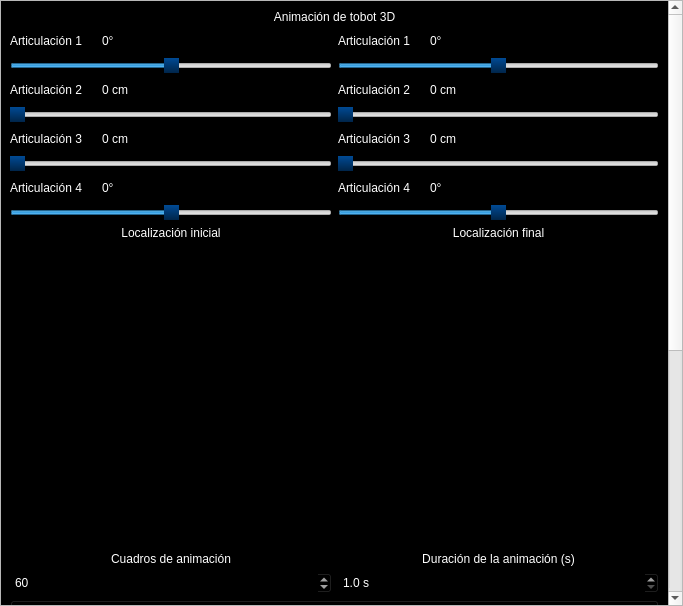
<?xml version="1.0" encoding="UTF-8"?>
<ui version="4.0">
 <class>sim_U1_T5</class>
 <widget class="QWidget" name="sim_U1_T5">
  <property name="geometry">
   <rect>
    <x>0</x>
    <y>0</y>
    <width>683</width>
    <height>606</height>
   </rect>
  </property>
  <property name="windowTitle">
   <string>sim_U1_T5</string>
  </property>
  <layout class="QVBoxLayout" name="verticalLayout">
   <property name="spacing">
    <number>0</number>
   </property>
   <property name="leftMargin">
    <number>0</number>
   </property>
   <property name="topMargin">
    <number>0</number>
   </property>
   <property name="rightMargin">
    <number>0</number>
   </property>
   <property name="bottomMargin">
    <number>0</number>
   </property>
   <item>
    <widget class="QScrollArea" name="scrollArea">
     <property name="widgetResizable">
      <bool>true</bool>
     </property>
     <widget class="QWidget" name="scrollAreaWidgetContents">
      <property name="geometry">
       <rect>
        <x>0</x>
        <y>0</y>
        <width>664</width>
        <height>1095</height>
       </rect>
      </property>
      <property name="sizePolicy">
       <sizepolicy hsizetype="Preferred" vsizetype="Fixed">
        <horstretch>0</horstretch>
        <verstretch>0</verstretch>
       </sizepolicy>
      </property>
      <property name="styleSheet">
       <string notr="true">QWidget#scrollAreaWidgetContents{
background-color:rgba(0,0,0,255);
}
QLabel{
color:white;
}
QSlider::handle:horizontal {
background: qlineargradient(spread:pad, x1:0.505, y1:0, x2:0.500318, y2:1, stop:0 rgba(0, 74, 148, 255), stop:1 rgba(0, 37, 74, 255))
}
QSlider::handle:horizontal:hover {
    /*background: rgba(173, 51, 51,255);*/
background: qlineargradient(spread:pad, x1:0.506, y1:0, x2:0.506, y2:1, stop:0 rgba(203, 60, 60, 255), stop:1 rgba(150, 44, 44, 255))
}
QSpinBox{
color:white;
background-color:black;
}</string>
      </property>
      <layout class="QVBoxLayout" name="verticalLayout_4">
       <item>
        <widget class="QLabel" name="label">
         <property name="styleSheet">
          <string notr="true">font:20pt &quot;Britannic Bold&quot;;</string>
         </property>
         <property name="text">
          <string>Animación de tobot 3D</string>
         </property>
         <property name="alignment">
          <set>Qt::AlignCenter</set>
         </property>
        </widget>
       </item>
       <item>
        <layout class="QHBoxLayout" name="horizontalLayout">
         <item>
          <layout class="QVBoxLayout" name="verticalLayout_2">
           <item>
            <layout class="QHBoxLayout" name="horizontalLayout_2">
             <item>
              <widget class="QLabel" name="label_2">
               <property name="text">
                <string>Articulación 1</string>
               </property>
              </widget>
             </item>
             <item>
              <widget class="QSpinBox" name="sb_q1">
               <property name="minimumSize">
                <size>
                 <width>25</width>
                 <height>0</height>
                </size>
               </property>
               <property name="wrapping">
                <bool>false</bool>
               </property>
               <property name="frame">
                <bool>true</bool>
               </property>
               <property name="alignment">
                <set>Qt::AlignCenter</set>
               </property>
               <property name="readOnly">
                <bool>true</bool>
               </property>
               <property name="buttonSymbols">
                <enum>QAbstractSpinBox::NoButtons</enum>
               </property>
               <property name="accelerated">
                <bool>false</bool>
               </property>
               <property name="keyboardTracking">
                <bool>false</bool>
               </property>
               <property name="showGroupSeparator" stdset="0">
                <bool>false</bool>
               </property>
               <property name="suffix">
                <string>°</string>
               </property>
               <property name="minimum">
                <number>-999</number>
               </property>
               <property name="maximum">
                <number>999</number>
               </property>
              </widget>
             </item>
             <item>
              <spacer name="horizontalSpacer">
               <property name="orientation">
                <enum>Qt::Horizontal</enum>
               </property>
               <property name="sizeHint" stdset="0">
                <size>
                 <width>40</width>
                 <height>20</height>
                </size>
               </property>
              </spacer>
             </item>
            </layout>
           </item>
           <item>
            <widget class="QSlider" name="sl_q1_1">
             <property name="minimum">
              <number>-360</number>
             </property>
             <property name="maximum">
              <number>360</number>
             </property>
             <property name="singleStep">
              <number>20</number>
             </property>
             <property name="pageStep">
              <number>45</number>
             </property>
             <property name="orientation">
              <enum>Qt::Horizontal</enum>
             </property>
            </widget>
           </item>
           <item>
            <layout class="QHBoxLayout" name="horizontalLayout_4">
             <item>
              <widget class="QLabel" name="label_3">
               <property name="text">
                <string>Articulación 2</string>
               </property>
              </widget>
             </item>
             <item>
              <widget class="QSpinBox" name="sb_q2">
               <property name="minimumSize">
                <size>
                 <width>25</width>
                 <height>0</height>
                </size>
               </property>
               <property name="wrapping">
                <bool>false</bool>
               </property>
               <property name="frame">
                <bool>true</bool>
               </property>
               <property name="alignment">
                <set>Qt::AlignCenter</set>
               </property>
               <property name="readOnly">
                <bool>true</bool>
               </property>
               <property name="buttonSymbols">
                <enum>QAbstractSpinBox::NoButtons</enum>
               </property>
               <property name="accelerated">
                <bool>false</bool>
               </property>
               <property name="keyboardTracking">
                <bool>false</bool>
               </property>
               <property name="showGroupSeparator" stdset="0">
                <bool>false</bool>
               </property>
               <property name="suffix">
                <string> cm</string>
               </property>
               <property name="minimum">
                <number>-999</number>
               </property>
               <property name="maximum">
                <number>999</number>
               </property>
              </widget>
             </item>
             <item>
              <spacer name="horizontalSpacer_3">
               <property name="orientation">
                <enum>Qt::Horizontal</enum>
               </property>
               <property name="sizeHint" stdset="0">
                <size>
                 <width>40</width>
                 <height>20</height>
                </size>
               </property>
              </spacer>
             </item>
            </layout>
           </item>
           <item>
            <widget class="QSlider" name="sl_q2_1">
             <property name="maximum">
              <number>280</number>
             </property>
             <property name="singleStep">
              <number>40</number>
             </property>
             <property name="pageStep">
              <number>40</number>
             </property>
             <property name="orientation">
              <enum>Qt::Horizontal</enum>
             </property>
            </widget>
           </item>
           <item>
            <layout class="QHBoxLayout" name="horizontalLayout_6">
             <item>
              <widget class="QLabel" name="label_4">
               <property name="text">
                <string>Articulación 3</string>
               </property>
              </widget>
             </item>
             <item>
              <widget class="QSpinBox" name="sb_q3">
               <property name="minimumSize">
                <size>
                 <width>25</width>
                 <height>0</height>
                </size>
               </property>
               <property name="wrapping">
                <bool>false</bool>
               </property>
               <property name="frame">
                <bool>true</bool>
               </property>
               <property name="alignment">
                <set>Qt::AlignCenter</set>
               </property>
               <property name="readOnly">
                <bool>true</bool>
               </property>
               <property name="buttonSymbols">
                <enum>QAbstractSpinBox::NoButtons</enum>
               </property>
               <property name="accelerated">
                <bool>false</bool>
               </property>
               <property name="keyboardTracking">
                <bool>false</bool>
               </property>
               <property name="showGroupSeparator" stdset="0">
                <bool>false</bool>
               </property>
               <property name="suffix">
                <string> cm</string>
               </property>
               <property name="minimum">
                <number>-999</number>
               </property>
               <property name="maximum">
                <number>999</number>
               </property>
              </widget>
             </item>
             <item>
              <spacer name="horizontalSpacer_5">
               <property name="orientation">
                <enum>Qt::Horizontal</enum>
               </property>
               <property name="sizeHint" stdset="0">
                <size>
                 <width>40</width>
                 <height>20</height>
                </size>
               </property>
              </spacer>
             </item>
            </layout>
           </item>
           <item>
            <widget class="QSlider" name="sl_q3_1">
             <property name="maximum">
              <number>420</number>
             </property>
             <property name="singleStep">
              <number>50</number>
             </property>
             <property name="pageStep">
              <number>50</number>
             </property>
             <property name="orientation">
              <enum>Qt::Horizontal</enum>
             </property>
            </widget>
           </item>
           <item>
            <layout class="QHBoxLayout" name="horizontalLayout_8">
             <item>
              <widget class="QLabel" name="label_7">
               <property name="text">
                <string>Articulación 4</string>
               </property>
              </widget>
             </item>
             <item>
              <widget class="QSpinBox" name="sb_q4">
               <property name="minimumSize">
                <size>
                 <width>25</width>
                 <height>0</height>
                </size>
               </property>
               <property name="wrapping">
                <bool>false</bool>
               </property>
               <property name="frame">
                <bool>true</bool>
               </property>
               <property name="alignment">
                <set>Qt::AlignCenter</set>
               </property>
               <property name="readOnly">
                <bool>true</bool>
               </property>
               <property name="buttonSymbols">
                <enum>QAbstractSpinBox::NoButtons</enum>
               </property>
               <property name="accelerated">
                <bool>false</bool>
               </property>
               <property name="keyboardTracking">
                <bool>false</bool>
               </property>
               <property name="showGroupSeparator" stdset="0">
                <bool>false</bool>
               </property>
               <property name="suffix">
                <string>°</string>
               </property>
               <property name="minimum">
                <number>-999</number>
               </property>
               <property name="maximum">
                <number>999</number>
               </property>
              </widget>
             </item>
             <item>
              <spacer name="horizontalSpacer_7">
               <property name="orientation">
                <enum>Qt::Horizontal</enum>
               </property>
               <property name="sizeHint" stdset="0">
                <size>
                 <width>40</width>
                 <height>20</height>
                </size>
               </property>
              </spacer>
             </item>
            </layout>
           </item>
           <item>
            <widget class="QSlider" name="sl_q4_1">
             <property name="minimum">
              <number>-360</number>
             </property>
             <property name="maximum">
              <number>360</number>
             </property>
             <property name="singleStep">
              <number>20</number>
             </property>
             <property name="pageStep">
              <number>45</number>
             </property>
             <property name="orientation">
              <enum>Qt::Horizontal</enum>
             </property>
            </widget>
           </item>
           <item>
            <widget class="QLabel" name="label_14">
             <property name="text">
              <string>Localización inicial</string>
             </property>
             <property name="alignment">
              <set>Qt::AlignCenter</set>
             </property>
            </widget>
           </item>
           <item>
            <widget class="GLView" name="glView_1" native="true">
             <property name="minimumSize">
              <size>
               <width>0</width>
               <height>300</height>
              </size>
             </property>
             <property name="styleSheet">
              <string notr="true">background-color:black;</string>
             </property>
            </widget>
           </item>
           <item>
            <widget class="QLabel" name="label_16">
             <property name="text">
              <string>Cuadros de animación</string>
             </property>
             <property name="alignment">
              <set>Qt::AlignCenter</set>
             </property>
            </widget>
           </item>
           <item>
            <widget class="QSpinBox" name="sb_nPuntos">
             <property name="styleSheet">
              <string notr="true">color:white;
background-color:translucid;</string>
             </property>
             <property name="minimum">
              <number>2</number>
             </property>
             <property name="maximum">
              <number>999</number>
             </property>
             <property name="singleStep">
              <number>10</number>
             </property>
             <property name="value">
              <number>60</number>
             </property>
            </widget>
           </item>
          </layout>
         </item>
         <item>
          <layout class="QVBoxLayout" name="verticalLayout_3">
           <item>
            <layout class="QHBoxLayout" name="horizontalLayout_3">
             <item>
              <widget class="QLabel" name="label_5">
               <property name="text">
                <string>Articulación 1</string>
               </property>
              </widget>
             </item>
             <item>
              <widget class="QSpinBox" name="sb_q1_2">
               <property name="minimumSize">
                <size>
                 <width>25</width>
                 <height>0</height>
                </size>
               </property>
               <property name="wrapping">
                <bool>false</bool>
               </property>
               <property name="frame">
                <bool>true</bool>
               </property>
               <property name="alignment">
                <set>Qt::AlignCenter</set>
               </property>
               <property name="readOnly">
                <bool>true</bool>
               </property>
               <property name="buttonSymbols">
                <enum>QAbstractSpinBox::NoButtons</enum>
               </property>
               <property name="accelerated">
                <bool>false</bool>
               </property>
               <property name="keyboardTracking">
                <bool>false</bool>
               </property>
               <property name="showGroupSeparator" stdset="0">
                <bool>false</bool>
               </property>
               <property name="suffix">
                <string>°</string>
               </property>
               <property name="minimum">
                <number>-999</number>
               </property>
               <property name="maximum">
                <number>999</number>
               </property>
              </widget>
             </item>
             <item>
              <spacer name="horizontalSpacer_2">
               <property name="orientation">
                <enum>Qt::Horizontal</enum>
               </property>
               <property name="sizeHint" stdset="0">
                <size>
                 <width>40</width>
                 <height>20</height>
                </size>
               </property>
              </spacer>
             </item>
            </layout>
           </item>
           <item>
            <widget class="QSlider" name="sl_q1_2">
             <property name="minimum">
              <number>-360</number>
             </property>
             <property name="maximum">
              <number>360</number>
             </property>
             <property name="singleStep">
              <number>20</number>
             </property>
             <property name="pageStep">
              <number>45</number>
             </property>
             <property name="orientation">
              <enum>Qt::Horizontal</enum>
             </property>
            </widget>
           </item>
           <item>
            <layout class="QHBoxLayout" name="horizontalLayout_5">
             <item>
              <widget class="QLabel" name="label_8">
               <property name="text">
                <string>Articulación 2</string>
               </property>
              </widget>
             </item>
             <item>
              <widget class="QSpinBox" name="sb_q2_2">
               <property name="minimumSize">
                <size>
                 <width>25</width>
                 <height>0</height>
                </size>
               </property>
               <property name="wrapping">
                <bool>false</bool>
               </property>
               <property name="frame">
                <bool>true</bool>
               </property>
               <property name="alignment">
                <set>Qt::AlignCenter</set>
               </property>
               <property name="readOnly">
                <bool>true</bool>
               </property>
               <property name="buttonSymbols">
                <enum>QAbstractSpinBox::NoButtons</enum>
               </property>
               <property name="accelerated">
                <bool>false</bool>
               </property>
               <property name="keyboardTracking">
                <bool>false</bool>
               </property>
               <property name="showGroupSeparator" stdset="0">
                <bool>false</bool>
               </property>
               <property name="suffix">
                <string> cm</string>
               </property>
               <property name="minimum">
                <number>-999</number>
               </property>
               <property name="maximum">
                <number>999</number>
               </property>
              </widget>
             </item>
             <item>
              <spacer name="horizontalSpacer_4">
               <property name="orientation">
                <enum>Qt::Horizontal</enum>
               </property>
               <property name="sizeHint" stdset="0">
                <size>
                 <width>40</width>
                 <height>20</height>
                </size>
               </property>
              </spacer>
             </item>
            </layout>
           </item>
           <item>
            <widget class="QSlider" name="sl_q2_2">
             <property name="maximum">
              <number>280</number>
             </property>
             <property name="singleStep">
              <number>40</number>
             </property>
             <property name="pageStep">
              <number>40</number>
             </property>
             <property name="orientation">
              <enum>Qt::Horizontal</enum>
             </property>
            </widget>
           </item>
           <item>
            <layout class="QHBoxLayout" name="horizontalLayout_7">
             <item>
              <widget class="QLabel" name="label_6">
               <property name="text">
                <string>Articulación 3</string>
               </property>
              </widget>
             </item>
             <item>
              <widget class="QSpinBox" name="sb_q3_2">
               <property name="minimumSize">
                <size>
                 <width>25</width>
                 <height>0</height>
                </size>
               </property>
               <property name="wrapping">
                <bool>false</bool>
               </property>
               <property name="frame">
                <bool>true</bool>
               </property>
               <property name="alignment">
                <set>Qt::AlignCenter</set>
               </property>
               <property name="readOnly">
                <bool>true</bool>
               </property>
               <property name="buttonSymbols">
                <enum>QAbstractSpinBox::NoButtons</enum>
               </property>
               <property name="accelerated">
                <bool>false</bool>
               </property>
               <property name="keyboardTracking">
                <bool>false</bool>
               </property>
               <property name="showGroupSeparator" stdset="0">
                <bool>false</bool>
               </property>
               <property name="suffix">
                <string> cm</string>
               </property>
               <property name="minimum">
                <number>-999</number>
               </property>
               <property name="maximum">
                <number>999</number>
               </property>
              </widget>
             </item>
             <item>
              <spacer name="horizontalSpacer_6">
               <property name="orientation">
                <enum>Qt::Horizontal</enum>
               </property>
               <property name="sizeHint" stdset="0">
                <size>
                 <width>40</width>
                 <height>20</height>
                </size>
               </property>
              </spacer>
             </item>
            </layout>
           </item>
           <item>
            <widget class="QSlider" name="sl_q3_2">
             <property name="maximum">
              <number>420</number>
             </property>
             <property name="singleStep">
              <number>50</number>
             </property>
             <property name="pageStep">
              <number>50</number>
             </property>
             <property name="orientation">
              <enum>Qt::Horizontal</enum>
             </property>
            </widget>
           </item>
           <item>
            <layout class="QHBoxLayout" name="horizontalLayout_9">
             <item>
              <widget class="QLabel" name="label_9">
               <property name="text">
                <string>Articulación 4</string>
               </property>
              </widget>
             </item>
             <item>
              <widget class="QSpinBox" name="sb_q4_2">
               <property name="minimumSize">
                <size>
                 <width>25</width>
                 <height>0</height>
                </size>
               </property>
               <property name="wrapping">
                <bool>false</bool>
               </property>
               <property name="frame">
                <bool>true</bool>
               </property>
               <property name="alignment">
                <set>Qt::AlignCenter</set>
               </property>
               <property name="readOnly">
                <bool>true</bool>
               </property>
               <property name="buttonSymbols">
                <enum>QAbstractSpinBox::NoButtons</enum>
               </property>
               <property name="accelerated">
                <bool>false</bool>
               </property>
               <property name="keyboardTracking">
                <bool>false</bool>
               </property>
               <property name="showGroupSeparator" stdset="0">
                <bool>false</bool>
               </property>
               <property name="suffix">
                <string>°</string>
               </property>
               <property name="minimum">
                <number>-999</number>
               </property>
               <property name="maximum">
                <number>999</number>
               </property>
              </widget>
             </item>
             <item>
              <spacer name="horizontalSpacer_8">
               <property name="orientation">
                <enum>Qt::Horizontal</enum>
               </property>
               <property name="sizeHint" stdset="0">
                <size>
                 <width>40</width>
                 <height>20</height>
                </size>
               </property>
              </spacer>
             </item>
            </layout>
           </item>
           <item>
            <widget class="QSlider" name="sl_q4_2">
             <property name="minimum">
              <number>-360</number>
             </property>
             <property name="maximum">
              <number>360</number>
             </property>
             <property name="singleStep">
              <number>20</number>
             </property>
             <property name="pageStep">
              <number>45</number>
             </property>
             <property name="orientation">
              <enum>Qt::Horizontal</enum>
             </property>
            </widget>
           </item>
           <item>
            <widget class="QLabel" name="label_15">
             <property name="text">
              <string>Localización final</string>
             </property>
             <property name="alignment">
              <set>Qt::AlignCenter</set>
             </property>
            </widget>
           </item>
           <item>
            <widget class="GLView" name="glView_2" native="true">
             <property name="sizePolicy">
              <sizepolicy hsizetype="Preferred" vsizetype="Preferred">
               <horstretch>0</horstretch>
               <verstretch>0</verstretch>
              </sizepolicy>
             </property>
             <property name="minimumSize">
              <size>
               <width>0</width>
               <height>300</height>
              </size>
             </property>
             <property name="styleSheet">
              <string notr="true">background-color:black;</string>
             </property>
            </widget>
           </item>
           <item>
            <widget class="QLabel" name="label_17">
             <property name="text">
              <string>Duración de la animación (s)</string>
             </property>
             <property name="alignment">
              <set>Qt::AlignCenter</set>
             </property>
            </widget>
           </item>
           <item>
            <widget class="QDoubleSpinBox" name="sb_tFinal">
             <property name="styleSheet">
              <string notr="true">color:white;
background-color:translucid;</string>
             </property>
             <property name="suffix">
              <string> s</string>
             </property>
             <property name="decimals">
              <number>1</number>
             </property>
             <property name="minimum">
              <double>1.000000000000000</double>
             </property>
             <property name="singleStep">
              <double>0.500000000000000</double>
             </property>
             <property name="stepType">
              <enum>QAbstractSpinBox::DefaultStepType</enum>
             </property>
            </widget>
           </item>
          </layout>
         </item>
        </layout>
       </item>
       <item>
        <widget class="QPushButton" name="bt_iniciarAnimacion">
         <property name="cursor">
          <cursorShape>PointingHandCursor</cursorShape>
         </property>
         <property name="styleSheet">
          <string notr="true">QPushButton{
font:16pt &quot;Britannic Bold&quot;;
color:white;
background-color:rgba(0,0,0,0);
}
QPushButton:hover{
background-color:rgba(255,255,255,50);
}</string>
         </property>
         <property name="text">
          <string>Iniciar animación</string>
         </property>
        </widget>
       </item>
       <item>
        <widget class="GLView" name="glView_3" native="true">
         <property name="minimumSize">
          <size>
           <width>0</width>
           <height>400</height>
          </size>
         </property>
         <property name="styleSheet">
          <string notr="true">background-color:black;</string>
         </property>
        </widget>
       </item>
      </layout>
     </widget>
    </widget>
   </item>
  </layout>
 </widget>
 <customwidgets>
  <customwidget>
   <class>GLView</class>
   <extends>QWidget</extends>
   <header location="global">clases.GLView</header>
   <container>1</container>
  </customwidget>
 </customwidgets>
 <resources/>
 <connections/>
</ui>
